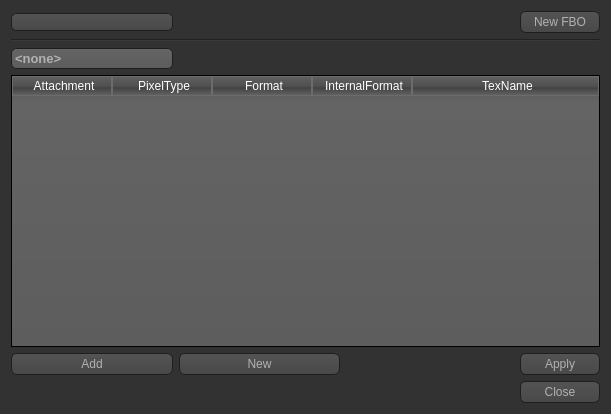
<?xml version="1.0" encoding="UTF-8"?>
<ui version="4.0">
 <class>FrameBufferEditor</class>
 <widget class="QWidget" name="FrameBufferEditor">
  <property name="geometry">
   <rect>
    <x>0</x>
    <y>0</y>
    <width>611</width>
    <height>414</height>
   </rect>
  </property>
  <property name="minimumSize">
   <size>
    <width>480</width>
    <height>300</height>
   </size>
  </property>
  <property name="maximumSize">
   <size>
    <width>16777215</width>
    <height>16777215</height>
   </size>
  </property>
  <property name="mouseTracking">
   <bool>false</bool>
  </property>
  <property name="windowTitle">
   <string>Framebuffer Stage</string>
  </property>
  <property name="styleSheet">
   <string notr="true">QToolTip
{
     border: 1px solid black;
     background-color: #ffa02f;
     padding: 1px;
     border-radius: 3px;
     opacity: 100;
}

QWidget
{
    color: #b1b1b1;
    background-color: #323232;
}

QWidget:item:hover
{
    background-color: QLinearGradient( x1: 0, y1: 0, x2: 0, y2: 1, stop: 0 #ffa02f, stop: 1 #ca0619);
    color: #000000;
}

QWidget:item:selected
{
    background-color: QLinearGradient( x1: 0, y1: 0, x2: 0, y2: 1, stop: 0 #ffa02f, stop: 1 #d7801a);
}

QMenuBar::item
{
    background: transparent;
}

QMenuBar::item:selected
{
    background: transparent;
    border: 1px solid #ffaa00;
}

QMenuBar::item:pressed
{
    background: #444;
    border: 1px solid #000;
    background-color: QLinearGradient(
        x1:0, y1:0,
        x2:0, y2:1,
        stop:1 #212121,
        stop:0.4 #343434/*,
        stop:0.2 #343434,
        stop:0.1 #ffaa00*/
    );
    margin-bottom:-1px;
    padding-bottom:1px;
}

QMenu
{
    border: 1px solid #000;
}

QMenu::item
{
    padding: 2px 20px 2px 20px;
}

QMenu::item:selected
{
    color: #000000;
}

QWidget:disabled
{
    color: #404040;
    background-color: #323232;
}

QAbstractItemView
{
    background-color: QLinearGradient( x1: 0, y1: 0, x2: 0, y2: 1, stop: 0 #4d4d4d, stop: 0.1 #646464, stop: 1 #5d5d5d);
}

QWidget:focus
{
    /*border: 2px solid QLinearGradient( x1: 0, y1: 0, x2: 0, y2: 1, stop: 0 #ffa02f, stop: 1 #d7801a);*/
}

QLineEdit
{
    background-color: QLinearGradient( x1: 0, y1: 0, x2: 0, y2: 1, stop: 0 #4d4d4d, stop: 0 #646464, stop: 1 #5d5d5d);
    padding: 1px;
    border-style: solid;
    border: 1px solid #1e1e1e;
    border-radius: 5;
}

QPushButton
{
    color: #b1b1b1;
    background-color: QLinearGradient( x1: 0, y1: 0, x2: 0, y2: 1, stop: 0 #565656, stop: 0.1 #525252, stop: 0.5 #4e4e4e, stop: 0.9 #4a4a4a, stop: 1 #464646);
    border-width: 1px;
    border-color: #1e1e1e;
    border-style: solid;
    border-radius: 6;
    padding: 3px;
    font-size: 12px;
    padding-left: 5px;
    padding-right: 5px;
}

QPushButton:pressed
{
    background-color: QLinearGradient( x1: 0, y1: 0, x2: 0, y2: 1, stop: 0 #2d2d2d, stop: 0.1 #2b2b2b, stop: 0.5 #292929, stop: 0.9 #282828, stop: 1 #252525);
}

QComboBox
{
    selection-background-color: #ffaa00;
    background-color: QLinearGradient( x1: 0, y1: 0, x2: 0, y2: 1, stop: 0 #565656, stop: 0.1 #525252, stop: 0.5 #4e4e4e, stop: 0.9 #4a4a4a, stop: 1 #464646);
    border-style: solid;
    border: 1px solid #1e1e1e;
    border-radius: 5;
}

QComboBox:hover,QPushButton:hover
{
    border: 2px solid QLinearGradient( x1: 0, y1: 0, x2: 0, y2: 1, stop: 0 #ffa02f, stop: 1 #d7801a);
}


QComboBox:on
{
    padding-top: 3px;
    padding-left: 4px;
    background-color: QLinearGradient( x1: 0, y1: 0, x2: 0, y2: 1, stop: 0 #2d2d2d, stop: 0.1 #2b2b2b, stop: 0.5 #292929, stop: 0.9 #282828, stop: 1 #252525);
    selection-background-color: #ffaa00;
}

QComboBox QAbstractItemView
{
    border: 2px solid darkgray;
    selection-background-color: QLinearGradient( x1: 0, y1: 0, x2: 0, y2: 1, stop: 0 #ffa02f, stop: 1 #d7801a);
}

QComboBox::drop-down
{
     subcontrol-origin: padding;
     subcontrol-position: top right;
     width: 15px;

     border-left-width: 0px;
     border-left-color: darkgray;
     border-left-style: solid; /* just a single line */
     border-top-right-radius: 3px; /* same radius as the QComboBox */
     border-bottom-right-radius: 3px;
 }

QComboBox::down-arrow
{
     image: url(:/down_arrow.png);
}

QGroupBox:focus
{
border: 2px solid QLinearGradient( x1: 0, y1: 0, x2: 0, y2: 1, stop: 0 #ffa02f, stop: 1 #d7801a);
}

QTextEdit:focus
{
    border: 2px solid QLinearGradient( x1: 0, y1: 0, x2: 0, y2: 1, stop: 0 #ffa02f, stop: 1 #d7801a);
}

QScrollBar:horizontal {
     border: 1px solid #222222;
     background: QLinearGradient( x1: 0, y1: 0, x2: 0, y2: 1, stop: 0.0 #121212, stop: 0.2 #282828, stop: 1 #484848);
     height: 7px;
     margin: 0px 16px 0 16px;
}

QScrollBar::handle:horizontal
{
      background: QLinearGradient( x1: 0, y1: 0, x2: 1, y2: 0, stop: 0 #ffa02f, stop: 0.5 #d7801a, stop: 1 #ffa02f);
      min-height: 20px;
      border-radius: 2px;
}

QScrollBar::add-line:horizontal {
      border: 1px solid #1b1b19;
      border-radius: 2px;
      background: QLinearGradient( x1: 0, y1: 0, x2: 1, y2: 0, stop: 0 #ffa02f, stop: 1 #d7801a);
      width: 14px;
      subcontrol-position: right;
      subcontrol-origin: margin;
}

QScrollBar::sub-line:horizontal {
      border: 1px solid #1b1b19;
      border-radius: 2px;
      background: QLinearGradient( x1: 0, y1: 0, x2: 1, y2: 0, stop: 0 #ffa02f, stop: 1 #d7801a);
      width: 14px;
     subcontrol-position: left;
     subcontrol-origin: margin;
}

QScrollBar::right-arrow:horizontal, QScrollBar::left-arrow:horizontal
{
      border: 1px solid black;
      width: 1px;
      height: 1px;
      background: white;
}

QScrollBar::add-page:horizontal, QScrollBar::sub-page:horizontal
{
      background: none;
}

QScrollBar:vertical
{
      background: QLinearGradient( x1: 0, y1: 0, x2: 1, y2: 0, stop: 0.0 #121212, stop: 0.2 #282828, stop: 1 #484848);
      width: 7px;
      margin: 16px 0 16px 0;
      border: 1px solid #222222;
}

QScrollBar::handle:vertical
{
      background: QLinearGradient( x1: 0, y1: 0, x2: 0, y2: 1, stop: 0 #ffa02f, stop: 0.5 #d7801a, stop: 1 #ffa02f);
      min-height: 20px;
      border-radius: 2px;
}

QScrollBar::add-line:vertical
{
      border: 1px solid #1b1b19;
      border-radius: 2px;
      background: QLinearGradient( x1: 0, y1: 0, x2: 0, y2: 1, stop: 0 #ffa02f, stop: 1 #d7801a);
      height: 14px;
      subcontrol-position: bottom;
      subcontrol-origin: margin;
}

QScrollBar::sub-line:vertical
{
      border: 1px solid #1b1b19;
      border-radius: 2px;
      background: QLinearGradient( x1: 0, y1: 0, x2: 0, y2: 1, stop: 0 #d7801a, stop: 1 #ffa02f);
      height: 14px;
      subcontrol-position: top;
      subcontrol-origin: margin;
}

QScrollBar::up-arrow:vertical, QScrollBar::down-arrow:vertical
{
      border: 1px solid black;
      width: 1px;
      height: 1px;
      background: white;
}


QScrollBar::add-page:vertical, QScrollBar::sub-page:vertical
{
      background: none;
}

QTextEdit
{
    background-color: #242424;
}

QPlainTextEdit
{
    background-color: #242424;
}

QHeaderView::section
{
    background-color: QLinearGradient(x1:0, y1:0, x2:0, y2:1, stop:0 #616161, stop: 0.5 #505050, stop: 0.6 #434343, stop:1 #656565);
    color: white;
    padding-left: 4px;
    border: 1px solid #6c6c6c;
}

QCheckBox:disabled
{
color: #414141;
}

QDockWidget::title
{
    text-align: center;
    spacing: 3px; /* spacing between items in the tool bar */
    background-color: QLinearGradient(x1:0, y1:0, x2:0, y2:1, stop:0 #323232, stop: 0.5 #242424, stop:1 #323232);
}

QDockWidget::close-button, QDockWidget::float-button
{
    text-align: center;
    spacing: 1px; /* spacing between items in the tool bar */
    background-color: QLinearGradient(x1:0, y1:0, x2:0, y2:1, stop:0 #323232, stop: 0.5 #242424, stop:1 #323232);
}

QDockWidget::close-button:hover, QDockWidget::float-button:hover
{
    background: #242424;
}

QDockWidget::close-button:pressed, QDockWidget::float-button:pressed
{
    padding: 1px -1px -1px 1px;
}

QMainWindow::separator
{
    background-color: QLinearGradient(x1:0, y1:0, x2:0, y2:1, stop:0 #161616, stop: 0.5 #151515, stop: 0.6 #212121, stop:1 #343434);
    color: white;
    padding-left: 4px;
    border: 1px solid #4c4c4c;
    spacing: 3px; /* spacing between items in the tool bar */
}

QMainWindow::separator:hover
{

    background-color: QLinearGradient(x1:0, y1:0, x2:0, y2:1, stop:0 #d7801a, stop:0.5 #b56c17 stop:1 #ffa02f);
    color: white;
    padding-left: 4px;
    border: 1px solid #6c6c6c;
    spacing: 3px; /* spacing between items in the tool bar */
}

QToolBar::handle
{
     spacing: 3px; /* spacing between items in the tool bar */
     background: url(:/images/handle.png);
}

QMenu::separator
{
    height: 2px;
    background-color: QLinearGradient(x1:0, y1:0, x2:0, y2:1, stop:0 #161616, stop: 0.5 #151515, stop: 0.6 #212121, stop:1 #343434);
    color: white;
    padding-left: 4px;
    margin-left: 10px;
    margin-right: 5px;
}

QProgressBar
{
    border: 2px solid grey;
    border-radius: 5px;
    text-align: center;
}

QProgressBar::chunk
{
    background-color: #d7801a;
    width: 2.15px;
    margin: 0.5px;
}

QTabBar::tab {
    color: #b1b1b1;
    border: 1px solid #444;
    border-bottom-style: none;
    background-color: #323232;
    padding-left: 10px;
    padding-right: 10px;
    padding-top: 3px;
    padding-bottom: 2px;
    margin-right: -1px;
}

QTabWidget::pane {
    border: 1px solid #444;
    top: 1px;
}

QTabBar::tab:last
{
    margin-right: 0; /* the last selected tab has nothing to overlap with on the right */
    border-top-right-radius: 3px;
}

QTabBar::tab:first:!selected
{
 margin-left: 0px; /* the last selected tab has nothing to overlap with on the right */


    border-top-left-radius: 3px;
}

QTabBar::tab:!selected
{
    color: #b1b1b1;
    border-bottom-style: solid;
    margin-top: 3px;
    background-color: QLinearGradient(x1:0, y1:0, x2:0, y2:1, stop:1 #212121, stop:.4 #343434);
}

QTabBar::tab:selected
{
    border-top-left-radius: 3px;
    border-top-right-radius: 3px;
    margin-bottom: 0px;
}

QTabBar::tab:!selected:hover
{
    /*border-top: 2px solid #ffaa00;
    padding-bottom: 3px;*/
    border-top-left-radius: 3px;
    border-top-right-radius: 3px;
    background-color: QLinearGradient(x1:0, y1:0, x2:0, y2:1, stop:1 #212121, stop:0.4 #343434, stop:0.2 #343434, stop:0.1 #ffaa00);
}

QRadioButton::indicator:checked, QRadioButton::indicator:unchecked{
    color: #b1b1b1;
    background-color: #323232;
    border: 1px solid #b1b1b1;
    border-radius: 6px;
}

QRadioButton::indicator:checked
{
    background-color: qradialgradient(
        cx: 0.5, cy: 0.5,
        fx: 0.5, fy: 0.5,
        radius: 1.0,
        stop: 0.25 #ffaa00,
        stop: 0.3 #323232
    );
}

QCheckBox::indicator{
    color: #b1b1b1;
    background-color: #323232;
    border: 1px solid #b1b1b1;
    width: 9px;
    height: 9px;
}

QRadioButton::indicator
{
    border-radius: 6px;
}

QRadioButton::indicator:hover, QCheckBox::indicator:hover
{
    border: 1px solid #ffaa00;
}

QCheckBox::indicator:checked
{
    image:url(:/images/checkbox.png);
}

QCheckBox::indicator:disabled, QRadioButton::indicator:disabled
{
    border: 1px solid #444;
}</string>
  </property>
  <property name="locale">
   <locale language="English" country="UnitedStates"/>
  </property>
  <layout class="QGridLayout" name="gridLayout_2">
   <item row="3" column="1">
    <widget class="QLineEdit" name="nameEdit">
     <property name="font">
      <font>
       <family>Arial</family>
       <pointsize>10</pointsize>
       <weight>75</weight>
       <bold>true</bold>
      </font>
     </property>
     <property name="text">
      <string>&lt;none&gt;</string>
     </property>
    </widget>
   </item>
   <item row="2" column="1" colspan="5">
    <widget class="Line" name="line">
     <property name="orientation">
      <enum>Qt::Horizontal</enum>
     </property>
    </widget>
   </item>
   <item row="6" column="5">
    <widget class="QPushButton" name="applyButton">
     <property name="minimumSize">
      <size>
       <width>70</width>
       <height>0</height>
      </size>
     </property>
     <property name="text">
      <string>Apply</string>
     </property>
    </widget>
   </item>
   <item row="1" column="1">
    <widget class="QComboBox" name="framebufferselect">
     <property name="minimumSize">
      <size>
       <width>150</width>
       <height>0</height>
      </size>
     </property>
     <property name="editable">
      <bool>false</bool>
     </property>
    </widget>
   </item>
   <item row="1" column="5">
    <widget class="QPushButton" name="newbutton">
     <property name="sizePolicy">
      <sizepolicy hsizetype="Fixed" vsizetype="Fixed">
       <horstretch>0</horstretch>
       <verstretch>0</verstretch>
      </sizepolicy>
     </property>
     <property name="minimumSize">
      <size>
       <width>80</width>
       <height>0</height>
      </size>
     </property>
     <property name="text">
      <string>New FBO</string>
     </property>
     <property name="checkable">
      <bool>false</bool>
     </property>
    </widget>
   </item>
   <item row="4" column="1" colspan="5">
    <widget class="QTableWidget" name="tableWidget">
     <property name="horizontalScrollBarPolicy">
      <enum>Qt::ScrollBarAsNeeded</enum>
     </property>
     <property name="showGrid">
      <bool>false</bool>
     </property>
     <property name="gridStyle">
      <enum>Qt::NoPen</enum>
     </property>
     <property name="cornerButtonEnabled">
      <bool>false</bool>
     </property>
     <attribute name="horizontalHeaderHighlightSections">
      <bool>false</bool>
     </attribute>
     <attribute name="horizontalHeaderMinimumSectionSize">
      <number>100</number>
     </attribute>
     <attribute name="horizontalHeaderStretchLastSection">
      <bool>true</bool>
     </attribute>
     <attribute name="verticalHeaderVisible">
      <bool>false</bool>
     </attribute>
     <attribute name="verticalHeaderHighlightSections">
      <bool>false</bool>
     </attribute>
     <column>
      <property name="text">
       <string>Attachment</string>
      </property>
     </column>
     <column>
      <property name="text">
       <string>PixelType</string>
      </property>
     </column>
     <column>
      <property name="text">
       <string>Format</string>
      </property>
     </column>
     <column>
      <property name="text">
       <string>InternalFormat</string>
      </property>
     </column>
     <column>
      <property name="text">
       <string>TexName</string>
      </property>
     </column>
    </widget>
   </item>
   <item row="1" column="3">
    <spacer name="horizontalSpacer">
     <property name="orientation">
      <enum>Qt::Horizontal</enum>
     </property>
     <property name="sizeHint" stdset="0">
      <size>
       <width>40</width>
       <height>20</height>
      </size>
     </property>
    </spacer>
   </item>
   <item row="6" column="3" colspan="2">
    <spacer name="horizontalSpacer_2">
     <property name="orientation">
      <enum>Qt::Horizontal</enum>
     </property>
     <property name="sizeHint" stdset="0">
      <size>
       <width>40</width>
       <height>20</height>
      </size>
     </property>
    </spacer>
   </item>
   <item row="8" column="5">
    <widget class="QPushButton" name="closeButton">
     <property name="sizePolicy">
      <sizepolicy hsizetype="Minimum" vsizetype="Fixed">
       <horstretch>0</horstretch>
       <verstretch>0</verstretch>
      </sizepolicy>
     </property>
     <property name="minimumSize">
      <size>
       <width>0</width>
       <height>0</height>
      </size>
     </property>
     <property name="text">
      <string>Close</string>
     </property>
    </widget>
   </item>
   <item row="6" column="1">
    <widget class="QPushButton" name="addattach">
     <property name="text">
      <string>Add</string>
     </property>
    </widget>
   </item>
   <item row="6" column="2">
    <widget class="QPushButton" name="newattach">
     <property name="text">
      <string>New</string>
     </property>
    </widget>
   </item>
   <item row="1" column="2">
    <spacer name="horizontalSpacer_3">
     <property name="orientation">
      <enum>Qt::Horizontal</enum>
     </property>
     <property name="sizeHint" stdset="0">
      <size>
       <width>40</width>
       <height>20</height>
      </size>
     </property>
    </spacer>
   </item>
  </layout>
 </widget>
 <layoutdefault spacing="6" margin="11"/>
 <resources/>
 <connections>
  <connection>
   <sender>closeButton</sender>
   <signal>clicked()</signal>
   <receiver>FrameBufferEditor</receiver>
   <slot>close()</slot>
   <hints>
    <hint type="sourcelabel">
     <x>347</x>
     <y>561</y>
    </hint>
    <hint type="destinationlabel">
     <x>199</x>
     <y>294</y>
    </hint>
   </hints>
  </connection>
 </connections>
</ui>
